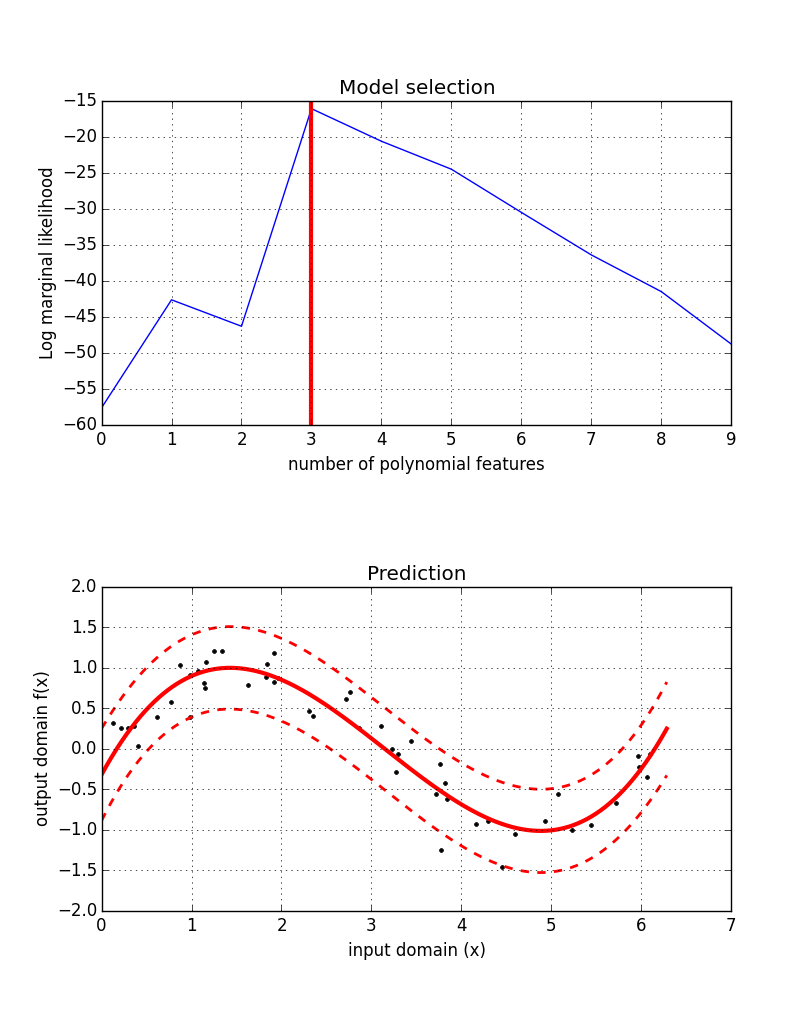

Generate this figure with Python:
import numpy as np
import matplotlib.pyplot as plt
from linear_model import BayesianLinearModel
from sklearn.preprocessing import PolynomialFeatures
np.random.seed(42)

# Create polynomial features in basis function expansion.
polybasis = lambda x, p: PolynomialFeatures(p).fit_transform(x)

# Create random sin() data.
N = 50
noise = 0.25
X = np.sort(np.random.uniform(0, 2*np.pi, N)).reshape((N, 1))
y = np.sin(X) + np.random.normal(scale=noise, size=(N, 1))

# Calculate log marginal likelihood (model evidence) for each model.
lml = list()
for d in range(10):
    blm = BayesianLinearModel(basis=lambda x: polybasis(x, d))
    blm.update(X, y)
    lml.append(blm.evidence())

# Perform model selection by choosing the model with the best fit.
D = np.argmax(lml)
blm = BayesianLinearModel(basis=lambda x: polybasis(x, D))
blm.update(X, y)

# Perform inference in the model.
x_query = np.linspace(0, 2*np.pi, 1000)[:, None]
mu, S2 = blm.predict(x_query, variance=True)

# Plot model selection.
f, (ax1, ax2) = plt.subplots(2, 1, figsize=(8, 10))
f.subplots_adjust(hspace=0.5)
ax1.plot(range(len(lml)), lml)
ax1.set_title('Model selection')
ax1.set_xlabel('number of polynomial features')
ax1.set_ylabel('Log marginal likelihood')
ax1.axvline(D, color='r', linewidth='3')
ax1.grid('on')

# Plot model predictions.
ax2.plot(X, y, 'k.')
ax2.plot(x_query, mu + S2, 'r--', linewidth=2)
ax2.plot(x_query, mu, 'r', linewidth=3)
ax2.plot(x_query, mu - S2, 'r--', linewidth=2)
ax2.set_title('Prediction')
ax2.set_xlabel('input domain (x)')
ax2.set_ylabel('output domain f(x)')
ax2.grid('on')
plt.show()
